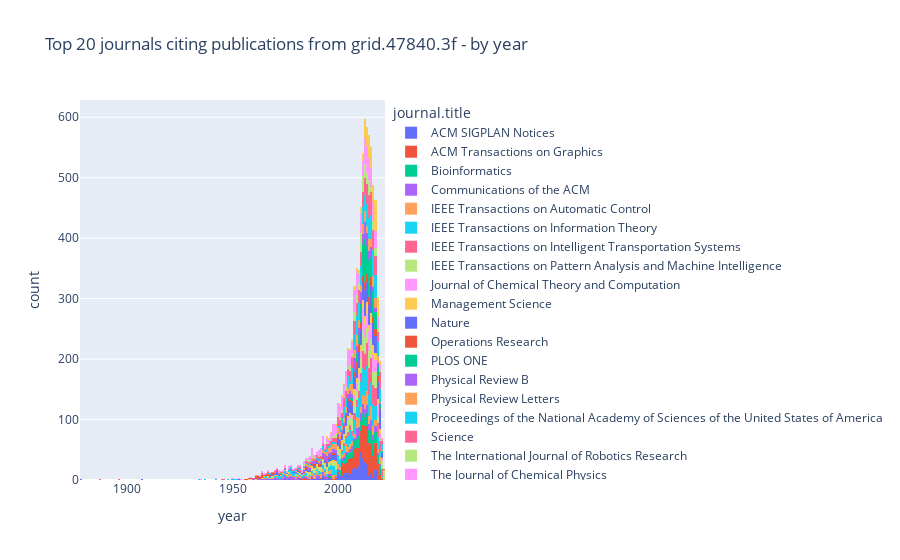

The cell this chart's notebook holds for it:
### Markdown cell above
### 4.4 Top 20 journals by year of the cited publication

### Code cell
THRESHOLD = 20  #@param {type: "slider", min: 10, max: 100}

# suppress empty values
pubs_cited.fillna("-no value-", inplace=True)

# make publications list smaller by only showing top journals
pubs_citing_topjournals = pubs_cited[pubs_cited['journal.title'].isin(list(journals[:THRESHOLD]['title']))].sort_values('journal.title')

# build histogram
px.histogram(pubs_citing_topjournals, 
             x="year", 
             color="journal.title", 
             height=600,
             title=f"Top {THRESHOLD} journals citing publications from {GRIDID} - by year")

### Figure 1 — Plotly figure (JSON) as saved in the notebook; plotly's stock layout.template omitted (floating-point values rounded to 4 significant figures; data arrays with more than 128 entries replaced by an {"elided": "..."} marker saying what was removed)
{"data": [{"alignmentgroup": "True", "bingroup": "x", "hovertemplate": "journal.title=ACM SIGPLAN Notices<br>year=%{x}<br>count=%{y}<extra></extra>", "legendgroup": "ACM SIGPLAN Notices", "marker": {"color": "#636efa", "pattern": {"shape": ""}}, "name": "ACM SIGPLAN Notices", "offsetgroup": "ACM SIGPLAN Notices", "orientation": "v", "showlegend": true, "type": "histogram", "x": {"elided": "359 int values"}, "xaxis": "x", "yaxis": "y"}, {"alignmentgroup": "True", "bingroup": "x", "hovertemplate": "journal.title=ACM Transactions on Graphics<br>year=%{x}<br>count=%{y}<extra></extra>", "legendgroup": "ACM Transactions on Graphics", "marker": {"color": "#EF553B", "pattern": {"shape": ""}}, "name": "ACM Transactions on Graphics", "offsetgroup": "ACM Transactions on Graphics", "orientation": "v", "showlegend": true, "type": "histogram", "x": {"elided": "680 int values"}, "xaxis": "x", "yaxis": "y"}, {"alignmentgroup": "True", "bingroup": "x", "hovertemplate": "journal.title=Bioinformatics<br>year=%{x}<br>count=%{y}<extra></extra>", "legendgroup": "Bioinformatics", "marker": {"color": "#00cc96", "pattern": {"shape": ""}}, "name": "Bioinformatics", "offsetgroup": "Bioinformatics", "orientation": "v", "showlegend": true, "type": "histogram", "x": {"elided": "307 int values"}, "xaxis": "x", "yaxis": "y"}, {"alignmentgroup": "True", "bingroup": "x", "hovertemplate": "journal.title=Communications of the ACM<br>year=%{x}<br>count=%{y}<extra></extra>", "legendgroup": "Communications of the ACM", "marker": {"color": "#ab63fa", "pattern": {"shape": ""}}, "name": "Communications of the ACM", "offsetgroup": "Communications of the ACM", "orientation": "v", "showlegend": true, "type": "histogram", "x": {"elided": "290 int values"}, "xaxis": "x", "yaxis": "y"}, {"alignmentgroup": "True", "bingroup": "x", "hovertemplate": "journal.title=IEEE Transactions on Automatic Control<br>year=%{x}<br>count=%{y}<extra></extra>", "legendgroup": "IEEE Transactions on Automatic Control", "marker": {"color": "#FFA15A", "pattern": {"shape": ""}}, "name": "IEEE Transactions on Automatic Control", "offsetgroup": "IEEE Transactions on Automatic Control", "orientation": "v", "showlegend": true, "type": "histogram", "x": {"elided": "348 int values"}, "xaxis": "x", "yaxis": "y"}, {"alignmentgroup": "True", "bingroup": "x", "hovertemplate": "journal.title=IEEE Transactions on Information Theory<br>year=%{x}<br>count=%{y}<extra></extra>", "legendgroup": "IEEE Transactions on Information Theory", "marker": {"color": "#19d3f3", "pattern": {"shape": ""}}, "name": "IEEE Transactions on Information Theory", "offsetgroup": "IEEE Transactions on Information Theory", "orientation": "v", "showlegend": true, "type": "histogram", "x": {"elided": "655 int values"}, "xaxis": "x", "yaxis": "y"}, {"alignmentgroup": "True", "bingroup": "x", "hovertemplate": "journal.title=IEEE Transactions on Intelligent Transportation Systems<br>year=%{x}<br>count=%{y}<extra></extra>", "legendgroup": "IEEE Transactions on Intelligent Transportation Systems", "marker": {"color": "#FF6692", "pattern": {"shape": ""}}, "name": "IEEE Transactions on Intelligent Transportation Systems", "offsetgroup": "IEEE Transactions on Intelligent Transportation Systems", "orientation": "v", "showlegend": true, "type": "histogram", "x": {"elided": "374 int values"}, "xaxis": "x", "yaxis": "y"}, {"alignmentgroup": "True", "bingroup": "x", "hovertemplate": "journal.title=IEEE Transactions on Pattern Analysis and Machine Intelligence<br>year=%{x}<br>count=%{y}<extra></extra>", "legendgroup": "IEEE Transactions on Pattern Analysis and Machine Intelligence", "marker": {"color": "#B6E880", "pattern": {"shape": ""}}, "name": "IEEE Transactions on Pattern Analysis and Machine Intelligence", "offsetgroup": "IEEE Transactions on Pattern Analysis and Machine Intelligence", "orientation": "v", "showlegend": true, "type": "histogram", "x": {"elided": "499 int values"}, "xaxis": "x", "yaxis": "y"}, {"alignmentgroup": "True", "bingroup": "x", "hovertemplate": "journal.title=Journal of Chemical Theory and Computation<br>year=%{x}<br>count=%{y}<extra></extra>", "legendgroup": "Journal of Chemical Theory and Computation", "marker": {"color": "#FF97FF", "pattern": {"shape": ""}}, "name": "Journal of Chemical Theory and Computation", "offsetgroup": "Journal of Chemical Theory and Computation", "orientation": "v", "showlegend": true, "type": "histogram", "x": {"elided": "266 int values"}, "xaxis": "x", "yaxis": "y"}, {"alignmentgroup": "True", "bingroup": "x", "hovertemplate": "journal.title=Management Science<br>year=%{x}<br>count=%{y}<extra></extra>", "legendgroup": "Management Science", "marker": {"color": "#FECB52", "pattern": {"shape": ""}}, "name": "Management Science", "offsetgroup": "Management Science", "orientation": "v", "showlegend": true, "type": "histogram", "x": {"elided": "291 int values"}, "xaxis": "x", "yaxis": "y"}, {"alignmentgroup": "True", "bingroup": "x", "hovertemplate": "journal.title=Nature<br>year=%{x}<br>count=%{y}<extra></extra>", "legendgroup": "Nature", "marker": {"color": "#636efa", "pattern": {"shape": ""}}, "name": "Nature", "offsetgroup": "Nature", "orientation": "v", "showlegend": true, "type": "histogram", "x": {"elided": "594 int values"}, "xaxis": "x", "yaxis": "y"}, {"alignmentgroup": "True", "bingroup": "x", "hovertemplate": "journal.title=Operations Research<br>year=%{x}<br>count=%{y}<extra></extra>", "legendgroup": "Operations Research", "marker": {"color": "#EF553B", "pattern": {"shape": ""}}, "name": "Operations Research", "offsetgroup": "Operations Research", "orientation": "v", "showlegend": true, "type": "histogram", "x": {"elided": "258 int values"}, "xaxis": "x", "yaxis": "y"}, {"alignmentgroup": "True", "bingroup": "x", "hovertemplate": "journal.title=PLOS ONE<br>year=%{x}<br>count=%{y}<extra></extra>", "legendgroup": "PLOS ONE", "marker": {"color": "#00cc96", "pattern": {"shape": ""}}, "name": "PLOS ONE", "offsetgroup": "PLOS ONE", "orientation": "v", "showlegend": true, "type": "histogram", "x": {"elided": "438 int values"}, "xaxis": "x", "yaxis": "y"}, {"alignmentgroup": "True", "bingroup": "x", "hovertemplate": "journal.title=Physical Review B<br>year=%{x}<br>count=%{y}<extra></extra>", "legendgroup": "Physical Review B", "marker": {"color": "#ab63fa", "pattern": {"shape": ""}}, "name": "Physical Review B", "offsetgroup": "Physical Review B", "orientation": "v", "showlegend": true, "type": "histogram", "x": {"elided": "327 int values"}, "xaxis": "x", "yaxis": "y"}, {"alignmentgroup": "True", "bingroup": "x", "hovertemplate": "journal.title=Physical Review Letters<br>year=%{x}<br>count=%{y}<extra></extra>", "legendgroup": "Physical Review Letters", "marker": {"color": "#FFA15A", "pattern": {"shape": ""}}, "name": "Physical Review Letters", "offsetgroup": "Physical Review Letters", "orientation": "v", "showlegend": true, "type": "histogram", "x": {"elided": "350 int values"}, "xaxis": "x", "yaxis": "y"}, {"alignmentgroup": "True", "bingroup": "x", "hovertemplate": "journal.title=Proceedings of the National Academy of Sciences of the United States of America<br>year=%{x}<br>count=%{y}<extra></extra>", "legendgroup": "Proceedings of the National Academy of Sciences of the United States of America", "marker": {"color": "#19d3f3", "pattern": {"shape": ""}}, "name": "Proceedings of the National Academy of Sciences of the United States of America", "offsetgroup": "Proceedings of the National Academy of Sciences of the United States of America", "orientation": "v", "showlegend": true, "type": "histogram", "x": {"elided": "592 int values"}, "xaxis": "x", "yaxis": "y"}, {"alignmentgroup": "True", "bingroup": "x", "hovertemplate": "journal.title=Science<br>year=%{x}<br>count=%{y}<extra></extra>", "legendgroup": "Science", "marker": {"color": "#FF6692", "pattern": {"shape": ""}}, "name": "Science", "offsetgroup": "Science", "orientation": "v", "showlegend": true, "type": "histogram", "x": {"elided": "573 int values"}, "xaxis": "x", "yaxis": "y"}, {"alignmentgroup": "True", "bingroup": "x", "hovertemplate": "journal.title=The International Journal of Robotics Research<br>year=%{x}<br>count=%{y}<extra></extra>", "legendgroup": "The International Journal of Robotics Research", "marker": {"color": "#B6E880", "pattern": {"shape": ""}}, "name": "The International Journal of Robotics Research", "offsetgroup": "The International Journal of Robotics Research", "orientation": "v", "showlegend": true, "type": "histogram", "x": {"elided": "288 int values"}, "xaxis": "x", "yaxis": "y"}, {"alignmentgroup": "True", "bingroup": "x", "hovertemplate": "journal.title=The Journal of Chemical Physics<br>year=%{x}<br>count=%{y}<extra></extra>", "legendgroup": "The Journal of Chemical Physics", "marker": {"color": "#FF97FF", "pattern": {"shape": ""}}, "name": "The Journal of Chemical Physics", "offsetgroup": "The Journal of Chemical Physics", "orientation": "v", "showlegend": true, "type": "histogram", "x": {"elided": "779 int values"}, "xaxis": "x", "yaxis": "y"}, {"alignmentgroup": "True", "bingroup": "x", "hovertemplate": "journal.title=Transportation Research Part C Emerging Technologies<br>year=%{x}<br>count=%{y}<extra></extra>", "legendgroup": "Transportation Research Part C Emerging Technologies", "marker": {"color": "#FECB52", "pattern": {"shape": ""}}, "name": "Transportation Research Part C Emerging Technologies", "offsetgroup": "Transportation Research Part C Emerging Technologies", "orientation": "v", "showlegend": true, "type": "histogram", "x": {"elided": "331 int values"}, "xaxis": "x", "yaxis": "y"}], "layout": {"autosize": true, "barmode": "relative", "legend": {"title": {"text": "journal.title"}, "tracegroupgap": 0}, "title": {"text": "Top 20 journals citing publications from grid.47840.3f - by year"}, "xaxis": {"anchor": "y", "autorange": true, "domain": [0, 1], "range": [1878.0, 2022.0], "title": {"text": "year"}, "type": "linear"}, "yaxis": {"anchor": "x", "autorange": true, "domain": [0, 1], "range": [0, 628.4], "title": {"text": "count"}}}}
